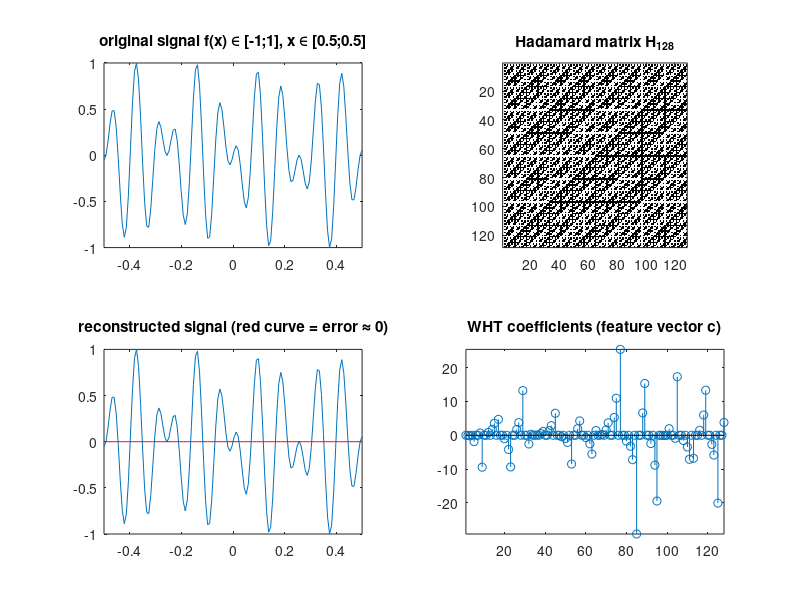

The MATLAB source for this figure:
function walsh_hadamard_transform()
    close all;
    clear all;
    clc;

    % length of signal
    N = 128;
    
    % create a 1D signal f of length N
    x = -0.5:1/(N-1):0.5;
    f = sin(12.345*x) .* cos(67*x);
    f = 2*mat2gray(f)-1; % f now in [-1;1]
    subplot(2,2,1); plot(x,f); title('original signal f(x) \in [-1;1], x \in [0.5;0.5]'); axis([-0.5 0.5 -1 1]);
    
    % create Hadamard matrix of same size^2 (NxN)
    H_2 = [1 1; 1 -1];
    H_cur = H_2;
    subplot(2,2,2); imagesc(H_2); colormap gray; title('Hadamard matrix H_2'); axis image; pause(0.1);
    for i = 2:log(N)/log(2)
        H_cur = kronecker_product(H_cur, H_2);
        imagesc(H_cur); title(['Hadamard matrix H_{' num2str(2^i) '}']); axis image; pause(0.1);
    end
    
    % transform signal
    c = H_cur * f';
    subplot(2,2,4); stem(c); axis([1 N min(c(:)) max(c(:))]); title('WHT coefficients (feature vector c)'); 
    
    % reconstruct (approximated) original signal
    f_rec = H_cur\c; % == inv(H_cur)*c
    subplot(2,2,3); plot(x,f_rec); title('reconstructed signal (red curve = error \approx 0)'); axis([-0.5 0.5 -1 1]);
    hold on;
    plot(x,abs(f_rec-f'), 'r'); % error
    hold off;
end

% create Hadamard matrix using the kronecker product
function K = kronecker_product(A, B)
    K = zeros(size(A) .* size(B));
    for r = 1:size(A,1)
        for c = 1:size(A,2)
            submatrix = A(r,c) * B;
            step = size(B,1);
            K((r-1)*step+1 : r*step, (c-1)*step+1 : c*step) = submatrix;
        end
    end
end
